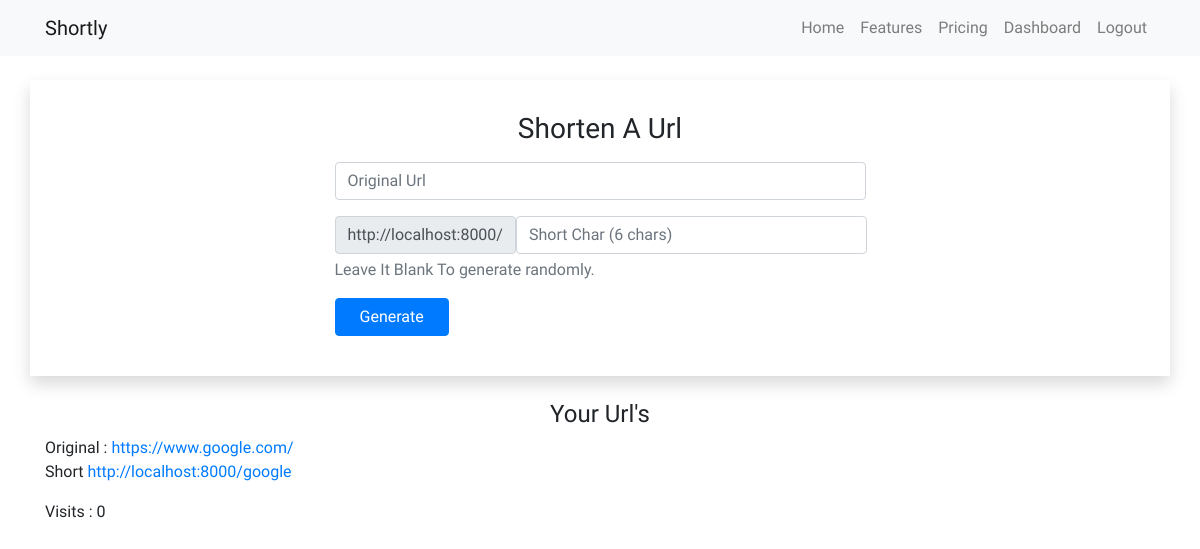
Page /dashboard/ (signed in) on the earlier database version.
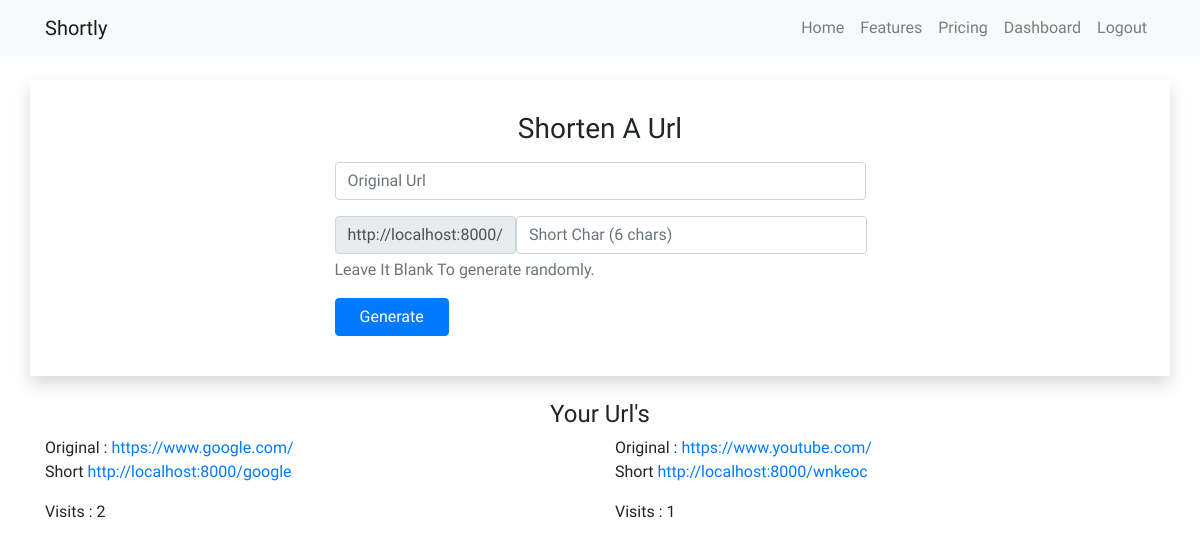
Same page on the later database version.
### urlhandler/models.py (models this page shows)
class shorturl(models.Model):
    original_url = models.URLField(blank=False)
    short_query = models.CharField(blank=False, max_length=8)
    visits = models.IntegerField(default=0)
    user = models.ForeignKey(User, on_delete=models.CASCADE)

### urlhandler/views.py (the view)
# urls.py: path('dashboard/', uv.dashboard, name="dashboard"),
@login_required(login_url='/login')
def dashboard(request):
    usr = request.user
    urls = shorturl.objects.filter(user = usr)
    return render(request, 'dashboard.html', { 'urls':urls })

### templates/dashboard.html (shortened to what this page needs)
{% extends 'nav.html' %}
{% block content %}
<div class="container shadow p-4">
    <div class="row">
        <div class="col-12 text-center py-2">
            <h3>Shorten A Url</h3>
        </div>
        <div class="col-10 col-sm-10 col-md-6 mx-auto">
            <form action="{% url 'generate' %}" method="POST">
                <div class="form-group">
                    <input type="url" name="original" class="form-control" placeholder="Original Url">
                </div>
                <div class="form-group">
                    <div class="input-group-prepend">
                        <div class="input-group-text">http://localhost:8000/</div>
                        <input type="text" name="short" class="form-control" placeholder="Short Char (6 chars)"
                            maxlength="6" id="short">
                    </div>
                    <p id="shorthelp" class="form-text text-muted">Leave It Blank To generate randomly.</p>
                </div>
                <div class="form-group">
                    <input type="submit" class="btn btn-primary px-4" value="Generate">
                </div>
            </form>
        </div>
    </div>
</div>
<div class="container my-4">
    <div class="row">
        <div class="col-12 text-center">
            <h4>Your Url's</h4>
        </div>
    </div>
    <div class="row justify-content-between">
            {% for u in urls %}
               <div class="col-6">
                Original : <a href="{{ u.original_url }}">{{ u.original_url }}</a>
                <p>Short <a href="http://localhost:8000/{{ u.short_query }}">http://localhost:8000/{{ u.short_query }}</a></p>
                <p>Visits : {{ u.visits }}</p>
               </div>
            {% endfor %}
    </div>
</div>
</body>
</html>
{% endblock %}

### templates/nav.html (shortened to what this page needs)
<!DOCTYPE html>
<html lang="en">
  <head>
    <link
      rel="stylesheet"
      href="https://stackpath.bootstrapcdn.com/bootstrap/4.5.0/css/bootstrap.min.css"
    />
  </head>
  <body>
    <nav class="navbar navbar-expand-lg navbar-light bg-light">
      <div class="container">
        <a class="navbar-brand" href="#">Shortly</a>
        <div class="collapse navbar-collapse" id="navbarNavDropdown">
          <ul class="navbar-nav ml-auto">
            <li class="nav-item">
              <a class="nav-link" href="">Home</a>
            </li>
            <li class="nav-item">
              <a class="nav-link" href="#">Features</a>
            </li>
            <li class="nav-item">
              <a class="nav-link" href="#">Pricing</a>
            </li>
            {% if user.is_authenticated %}
            <li class="nav-item">
              <a class="nav-link" href="{% url 'dashboard' %}">Dashboard</a>
            </li>
            <li class="nav-item">
              <a class="nav-link" href="{% url 'logout' %}">Logout</a>
            </li>
            {% endif %}
          </ul>
        </div>
      </div>
    </nav>
    <br />
    {% block content %} {% endblock %}
  </body>
</html>

### templates/nav.html (style rules this page uses)
body { font-family: "Baloo Thambi 2", cursive; }

Differences in the rows shown:
changed shorturl "https://www.google.com/": visits "0" → "2"
added shorturl: original_url "https://www.youtube.com/", short_query "wnkeoc", visits "1"
